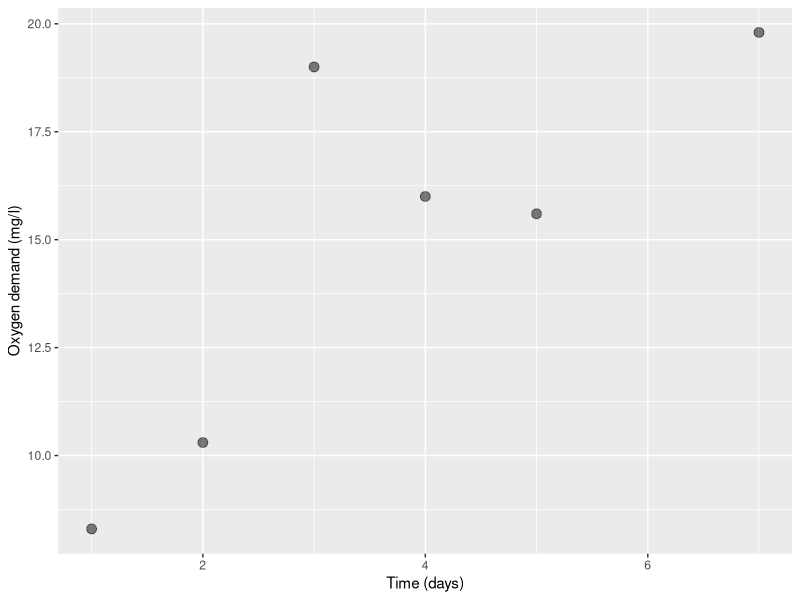
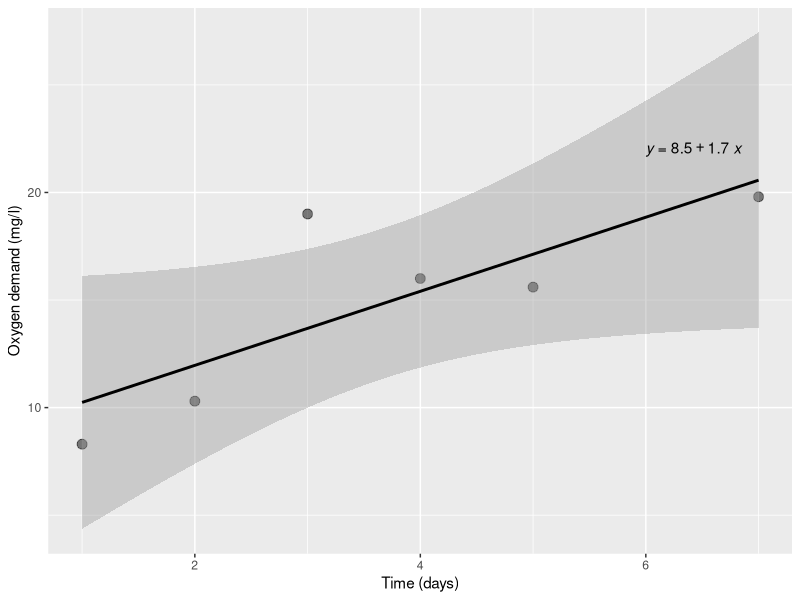
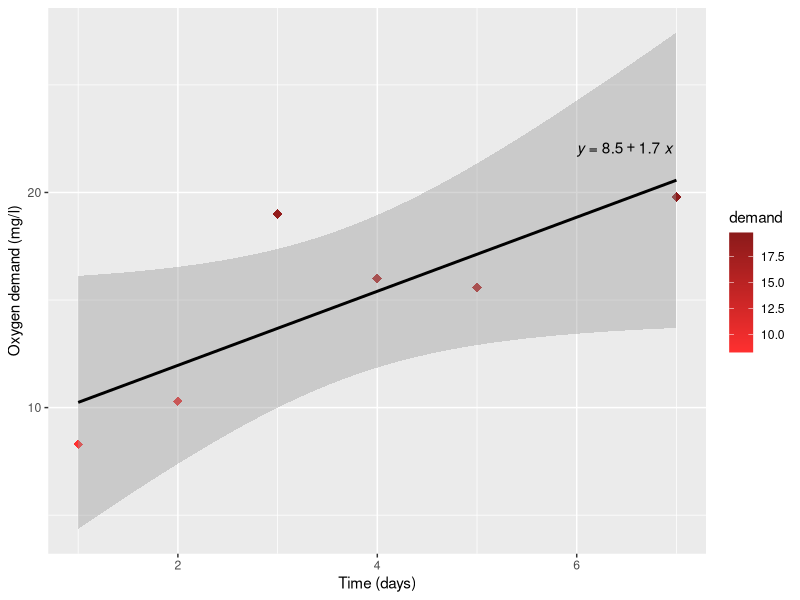
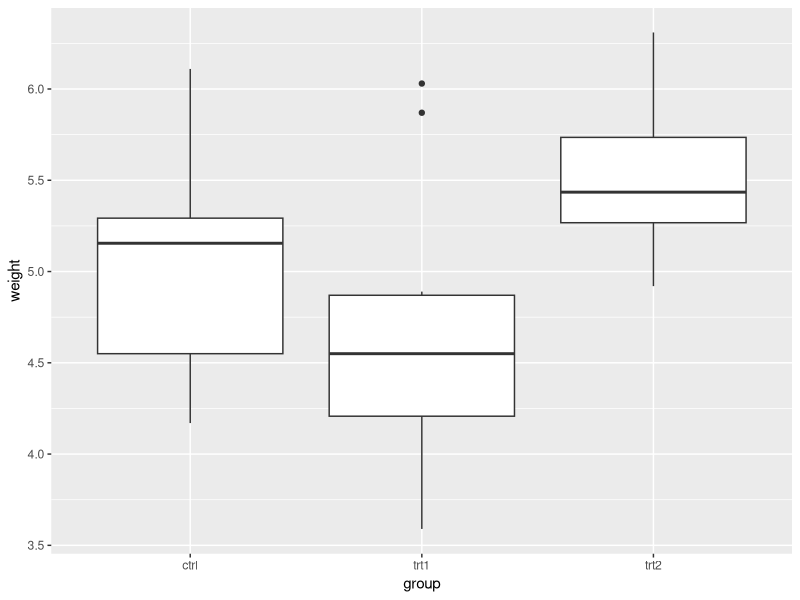
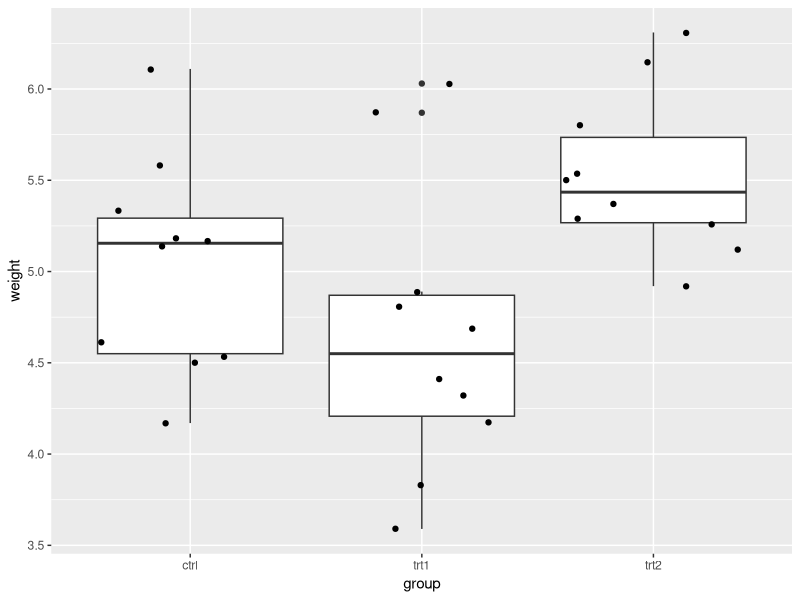
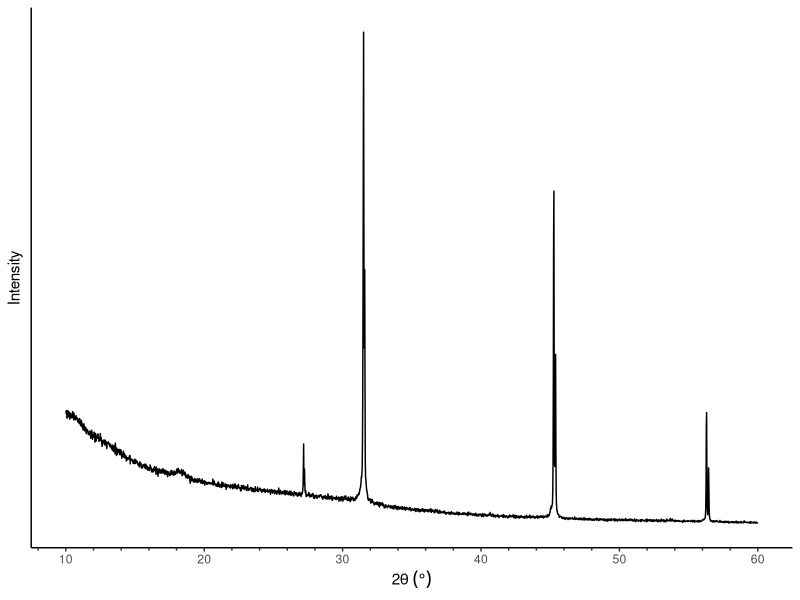
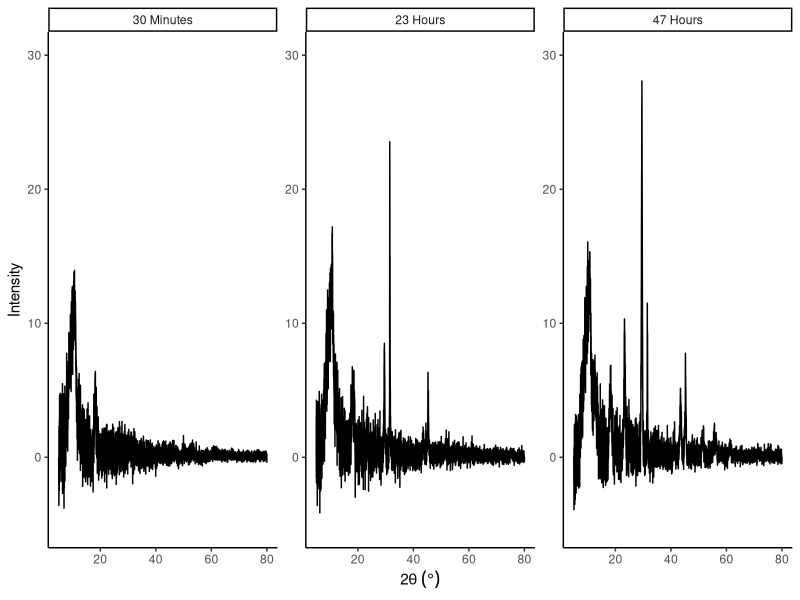
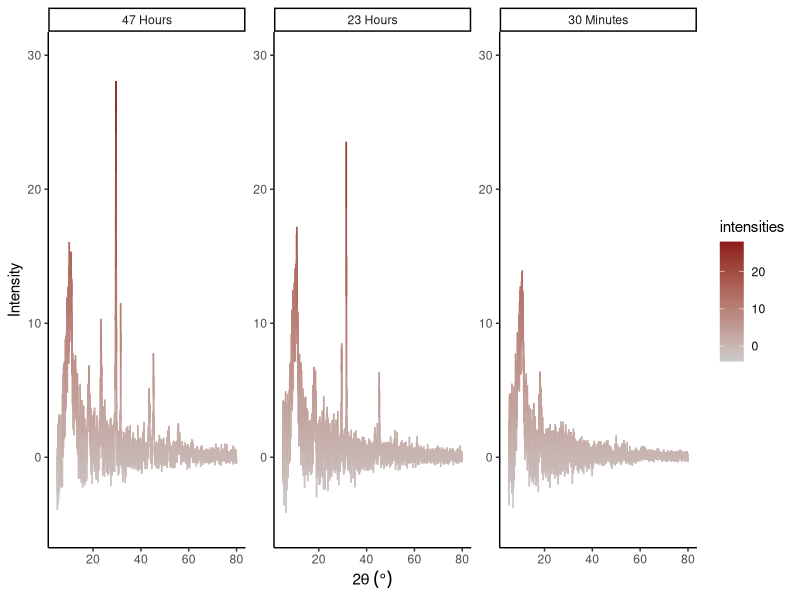

The R script that drew these images, in order:
## ---- chunk 1
knitr::opts_chunk$set(echo = F, message = F, warning = F)
## ---- chunk 2
####
#00#
####
library(knitr)
library(tidyverse)
library(ggplot2)
library(readxl)
library(ggpubr)

## ---- chunk 3
####
#01#
####
BOD %>%
  ggplot(aes(x = Time, y = demand)) +
  geom_point(size = 3, alpha = 0.5) +
  labs(x = "Time (days)", y = "Oxygen demand (mg/l)")

## ---- chunk 4
####
#02#
####
BOD %>%
  ggplot(aes(x = Time, y = demand)) +
  geom_point(size = 3, alpha = 0.5) +
  geom_smooth(method = "lm", color = "black") +
  labs(x = "Time (days)", y = "Oxygen demand (mg/l)") +
  stat_regline_equation(label.x = 6, label.y = 22)

## ---- chunk 5
####
#03#
####
BOD %>%
  ggplot(aes(x = Time, y = demand, colour = demand)) +
  geom_point(size = 3,
             alpha = 1,
             shape = 18) +
  geom_smooth(method = "lm", color = "black") +
  labs(x = "Time (days)", y = "Oxygen demand (mg/l)") +
  stat_regline_equation(label.x = 6, label.y = 22) +
  scale_color_gradient(low = "firebrick1",
                       high = "firebrick4")

## ---- chunk 6
####
#04#
####
PlantGrowth %>%
  ggplot(aes(x = group, y = weight)) +
  geom_boxplot(width = 0.8)

## ---- chunk 7
####
#05#
####
PlantGrowth %>%
  ggplot(aes(x = group, y = weight)) +
  geom_boxplot(width = 0.8) +
  geom_jitter()

## ---- chunk 8
####
#06#
####
pxrd_7day_rxn = read_excel("20260407_no_peptide_7day_rxn_exported.xlsx")

names(pxrd_7day_rxn)[1:2] = c("2theta", "intensity")

pxrd_7day_rxn %>%
  ggplot(aes(x = `2theta`, y = `intensity`)) +
  geom_line() +
  scale_x_continuous(breaks = seq(0, 60, 10), minor_breaks = seq(0, 60, 2), guide = guide_axis(minor.ticks = TRUE)) +
  scale_y_continuous(labels = NULL) +
  labs(x = expression(2*theta~(degree)), y = "Intensity") +
  theme_classic() +
  theme(axis.ticks.y = element_blank())


## ---- chunk 9
#07#
####
pxrd_timecourse = read_excel("no_peptide_timecourse.xlsx")

pxrd_timecourse_long = pxrd_timecourse %>%
  pivot_longer(cols = c(`30`, `1380`, `2820`),
               names_to = "time_minutes",
               values_to = "intensities")

pxrd_timecourse_long$time_minutes = factor(pxrd_timecourse_long$time_minutes,
                                           levels = c("30", "1380", "2820"))
new_labels = c("30" = "30 Minutes", "1380" = "23 Hours", "2820" = "47 Hours")

pxrd_timecourse_long %>%
  ggplot(aes(x = `2theta`, y = intensities)) +
  facet_wrap(~ time_minutes, 
             labeller = as_labeller(new_labels),
             scales = "free_y") +
  scale_y_continuous(limits = c(-5, 30)) +
  labs(x = expression(2*theta~(degree)), y = "Intensity") +
  geom_line() +
  theme_classic()

## ---- chunk 10
#08#
####
pxrd_timecourse_long$time_minutes = factor(pxrd_timecourse_long$time_minutes,
                                           levels = c("2820", "1380", "30"))
new_labels = c("30" = "30 Minutes", "1380" = "23 Hours", "2820" = "47 Hours")

pxrd_timecourse_long %>%
  ggplot(aes(x = `2theta`, y = intensities, colour = intensities)) +
  facet_wrap(~ time_minutes, 
             labeller = as_labeller(new_labels),
             scales = "free_y") +
  scale_y_continuous(limits = c(-5, 30)) +
  scale_color_gradient(low = "grey80", high = "firebrick4") +
  labs(x = expression(2*theta~(degree)), y = "Intensity") +
  geom_line() +
  theme_classic()

## ---- chunk 11
####
#09#
####
penguins %>%
  ggplot(aes(x = species, y = body_mass)) +
  labs(x = "Species", y = "Body mass (g)") +
  geom_violin() +
  theme_classic()

## ---- chunk 12
####
#10#
####
library(ggrepel)

quakes %>%
  ggplot(aes(x = long, y = lat, colour = mag)) +
  geom_label_repel(
    data = ~ dplyr::filter(.x, mag >= 6),
    aes(label = mag),
    force = 5,
    box.padding = 0.5,
    point.padding = 0.5,
    min.segment.length = 0,
    max.overlaps = Inf) +
  labs(x = "Longitude (degrees)", y = "Latitude (degrees)") +
  geom_point() +
  theme_classic()
